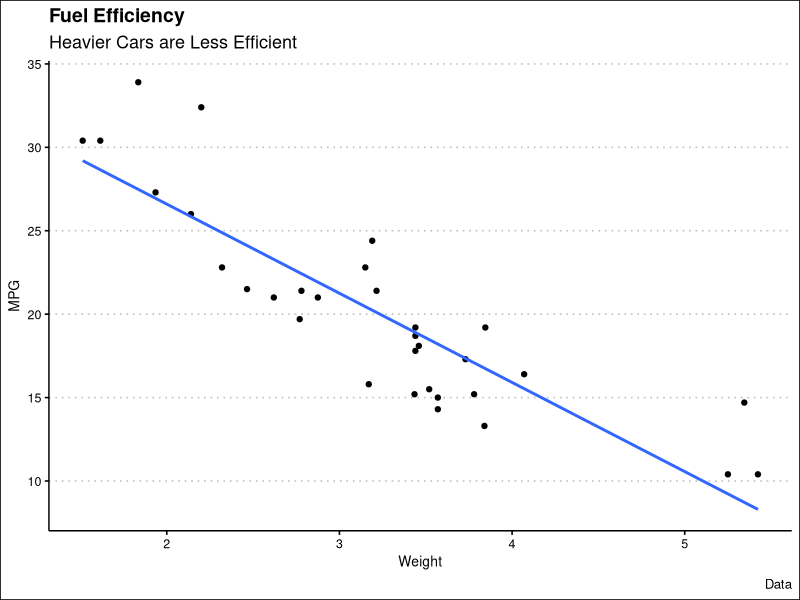

Here is the R script that generated this plot:
## ---- chunk 1
knitr::opts_chunk$set(echo = FALSE)

library(tidyverse)
library(ggthemes)

# Learn more about creating websites with Distill at:
# https://rstudio.github.io/distill/website.html

# Learn more about publishing to GitHub Pages at:
# https://rstudio.github.io/distill/publish_website.html#github-pages

## ---- chunk 2
mtcars%>%
select(mpg, wt)%>%
ggplot(aes(x = wt, y = mpg)) + 
geom_point() + 
geom_smooth(method = "lm", formula = y~x, se = FALSE) + 
theme_clean() + 
labs(title = "Fuel Efficiency", subtitle = "Heavier Cars are Less Efficient", x = "Weight", y = "MPG", caption = "Data")
